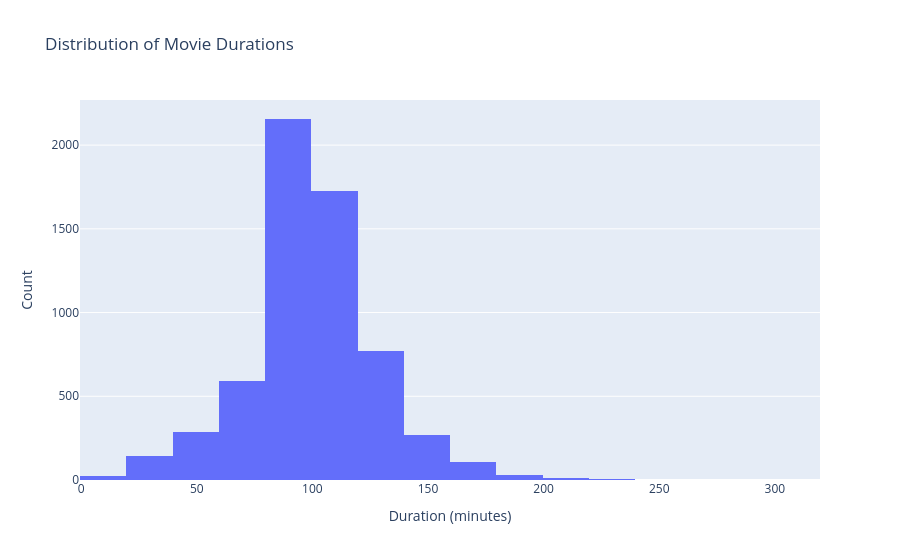

Notebook source saved alongside this figure:
### Code cell
average_movie_duration = df[df['type'] == 'Movie']['duration'].str.replace(' min', '').astype(float).mean()
print(f"Average Movie Duration: {average_movie_duration:.2f} minutes")
fig=px.histogram(df[df['type'] == 'Movie'], x=df[df['type'] == 'Movie']['duration'].str.replace(' min', '').astype(float),
                 nbins=30, title='Distribution of Movie Durations')
fig.update_layout(xaxis_title='Duration (minutes)', yaxis_title='Count')
fig.show()

### Figure 1 — Plotly figure (JSON) as saved in the notebook; plotly's stock layout.template omitted (floating-point values rounded to 4 significant figures; data arrays with more than 128 entries replaced by an {"elided": "..."} marker saying what was removed)
{"data": [{"bingroup": "x", "hovertemplate": "x=%{x}<br>count=%{y}<extra></extra>", "legendgroup": "", "marker": {"color": "#636efa", "pattern": {"shape": ""}}, "name": "", "nbinsx": 30, "orientation": "v", "showlegend": false, "type": "histogram", "x": {"elided": "6131 float values"}, "xaxis": "x", "yaxis": "y"}], "layout": {"barmode": "relative", "legend": {"tracegroupgap": 0}, "title": {"text": "Distribution of Movie Durations"}, "xaxis": {"anchor": "y", "domain": [0, 1], "title": {"text": "Duration (minutes)"}}, "yaxis": {"anchor": "x", "domain": [0, 1], "title": {"text": "Count"}}}}
